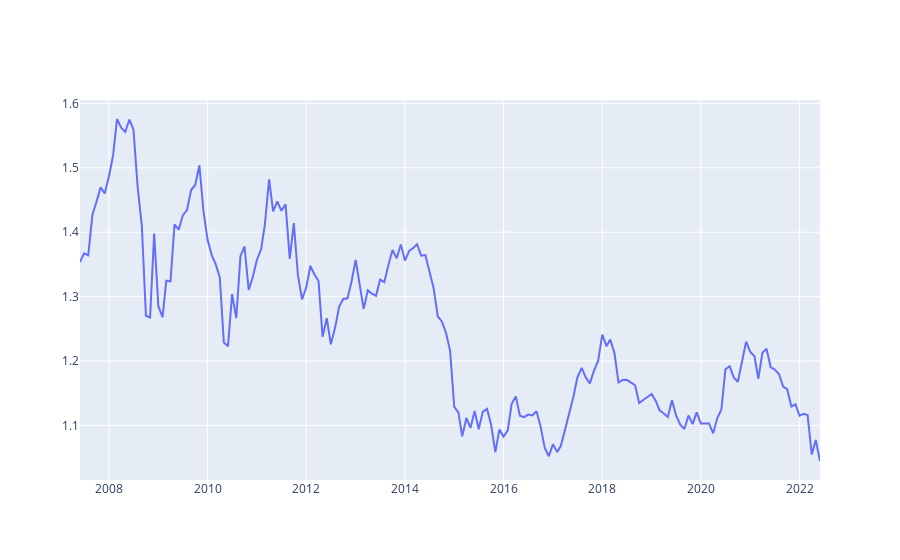

Notebook code for this chart:
### Code cell
import plotly.express as px
import plotly.graph_objects as go
fig = go.Figure([go.Scatter(x=df.index, y=df['EUR/USD'])])
fig.show()

### Figure 1 — Plotly figure (JSON) as saved in the notebook; plotly's stock layout.template omitted (floating-point values rounded to 4 significant figures; data arrays with more than 128 entries replaced by an {"elided": "..."} marker saying what was removed)
{"data": [{"type": "scatter", "x": {"elided": "181 str values"}, "y": {"elided": "181 float values"}}], "layout": {}}
